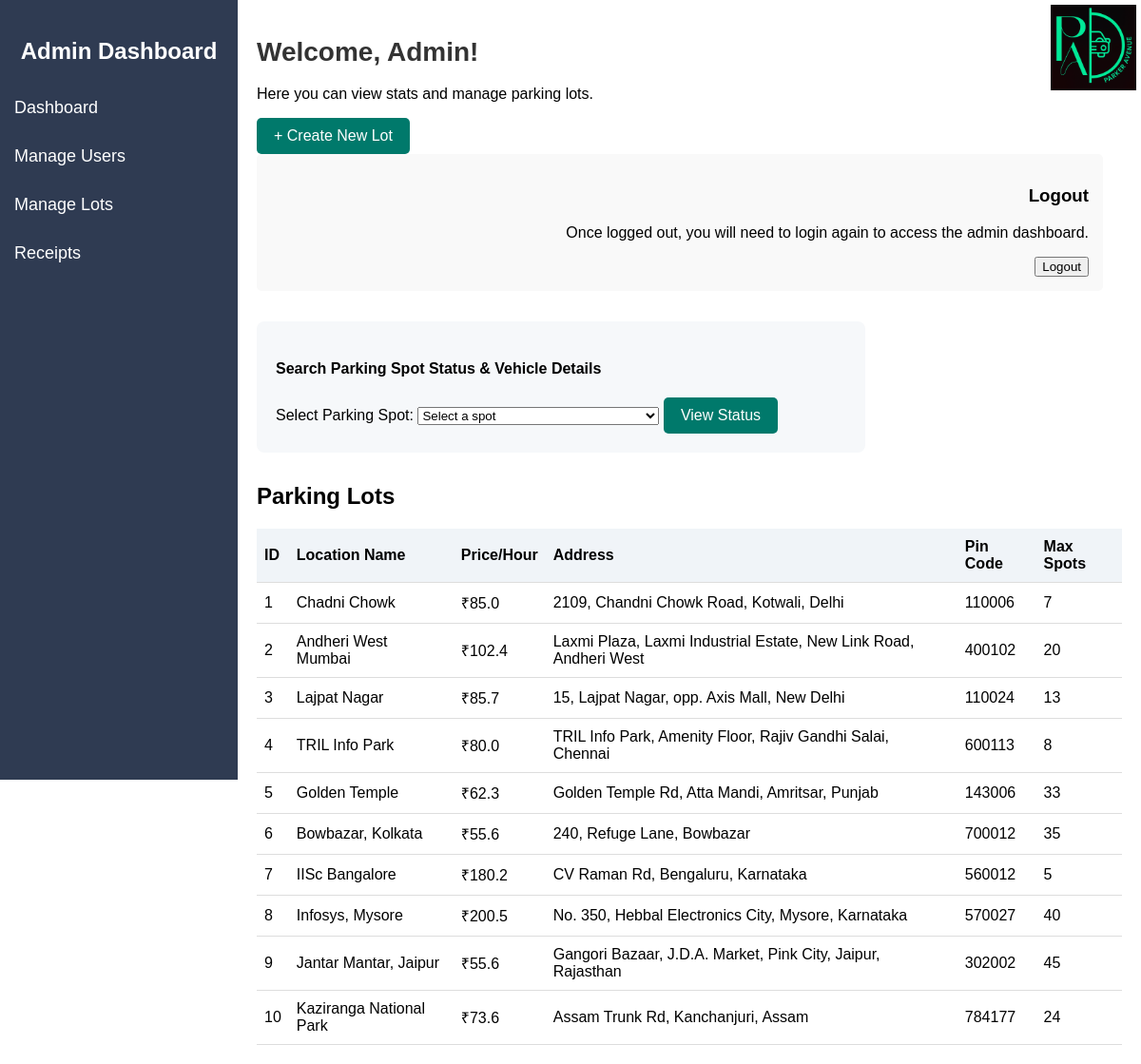
The app's page /admin_dashboard (signed in), older data.
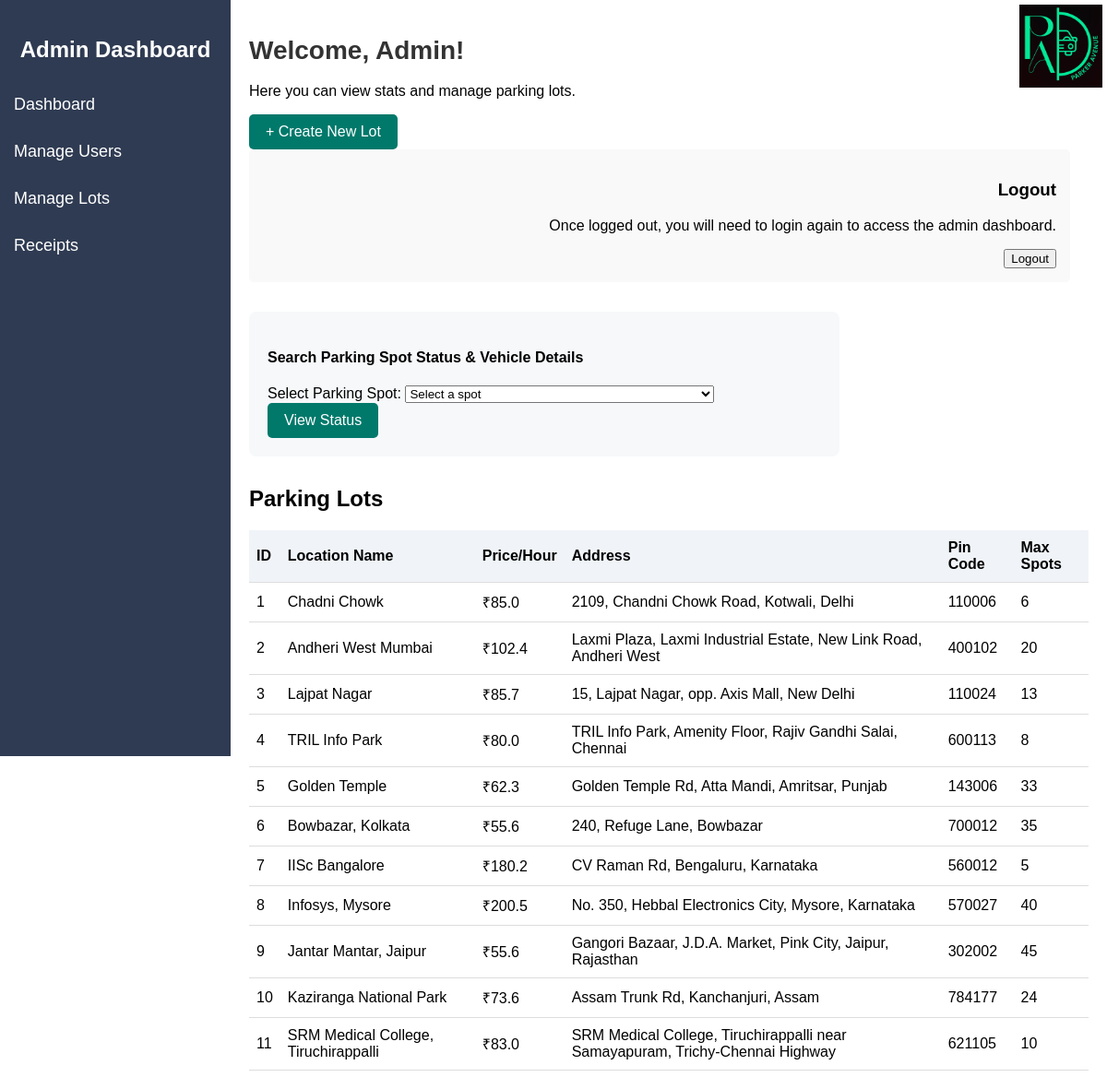
The same page, newer data.
### models.py (models this page shows)
class ParkingLot(db.Model):
    id=db.Column(db.Integer, primary_key=True)
    prime_location_name=db.Column(db.String(150), nullable=False)
    price_per_hour=db.Column(db.Float, nullable=False)
    address=db.Column(db.String(200), nullable=False)
    pin_code=db.Column(db.String(12), nullable=False)
    max_spots=db.Column(db.Integer, nullable=False)
    spots=db.relationship('ParkingSpot', backref='lot', lazy=True)

### app.py (the view, shortened to what this page needs)
@app.route('/admin_dashboard', methods=['GET', 'POST'])
@admin_required
def admin_dashboard():
    lots=ParkingLot.query.all()
    spots=ParkingSpot.query.order_by(ParkingSpot.spot_number).all()
    total_users=User.query.count()
    total_lots=ParkingLot.query.count()
    selected_spot=None
    reservation=None
    vehicle=None
    return render_template('admin_dashboard.html',spots=spots,selected_spot=selected_spot,total_users=total_users,total_lots=total_lots,reservation=reservation,lots=lots,vehicle=vehicle)

### app.py (called while the page is built)
def admin_required(f):
    @wraps(f)
    def decorated_function(*args, **kwargs):
        if not session.get('admin_logged_in'):
            flash('Admin access is required', 'danger')
            return redirect(url_for('admin_login'))
        return f(*args, **kwargs)
    return decorated_function

### templates/admin_dashboard.html (shortened to what this page needs)
<!DOCTYPE html>
<html lang="en">
<head>
</head>
<body>
    <div class="sidebar">
        <h2>Admin Dashboard</h2>
        <a href="{{ url_for('admin_dashboard') }}">Dashboard</a>
        <a href="{{ url_for('manage_users') }}">Manage Users</a>
        <a href="{{ url_for('manage_lots') }}">Manage Lots</a>
        <a href="{{ url_for('receipts') }}">Receipts</a>
    </div>
    <div class="main-content">
        <div class="logo-container">
            <img src="{{ url_for('static', filename='../static/images/parker_avenue_logo.png') }}" alt=" ">
        </div>
        <h1>Welcome, Admin!</h1>
        <p>Here you can view stats and manage parking lots.</p>
        <a href="{{ url_for('create_lot') }}" class="btn">+ Create New Lot</a>
        <div class="setting-section">
            <h3>Logout</h3>
            <p>Once logged out, you will need to login again to access the admin dashboard.</p>
            <form action="{{ url_for('logout') }}" method="POST" style="display:inline;">
                <button class="logout-button" type="submit">Logout</button>
            </form>
        </div>
        <div class="spot-search-section">
            <h4>Search Parking Spot Status & Vehicle Details</h4>
            <form method="POST">
                <label for="spot_id">Select Parking Spot:</label>
                <select name="spot_id" id="spot_id" required>
                    <option value="" disabled selected>Select a spot</option>
                </select>
                <button type="submit" class="btn btn-sm btn-primary">View Status</button>
            </form>
                </div>
        <h2 style="margin-top: 32px;">Parking Lots</h2>
        <table>
            <thead>
                <tr>
                    <th>ID</th>
                    <th>Location Name</th>
                    <th>Price/Hour</th>
                    <th>Address</th>
                    <th>Pin Code</th>
                    <th>Max Spots</th>
                </tr>
            </thead>
            <tbody>
                {% if lots and lots|length > 0 %}
                    {% for lot in lots %}
                        <tr>
                            <td>{{ lot.id }}</td>
                            <td>{{ lot.prime_location_name }}</td>
                            <td>₹{{ lot.price_per_hour }}</td>
                            <td>{{ lot.address }}</td>
                            <td>{{ lot.pin_code }}</td>
                            <td>{{ lot.max_spots }}</td>
                        </tr>
                    {% endfor %}
                {% else %}
                    <tr>
                        <td colspan="7">No parking lots found.</td>
                    </tr>
                {% endif %}
            </tbody>
        </table>
    </div>
</body>
</html>

Row changes from the older to the newer data that the page shows:
changed ParkingLot "Chadni Chowk": max_spots "7" → "6"
added ParkingLot: id "11", prime_location_name "SRM Medical College, Tiruchirappalli", price_per_hour "83.0", address "SRM Medical College, Tiruchirappalli near Samayapuram, Trichy-Chennai Highway", pin_code "621105", max_spots "10"
